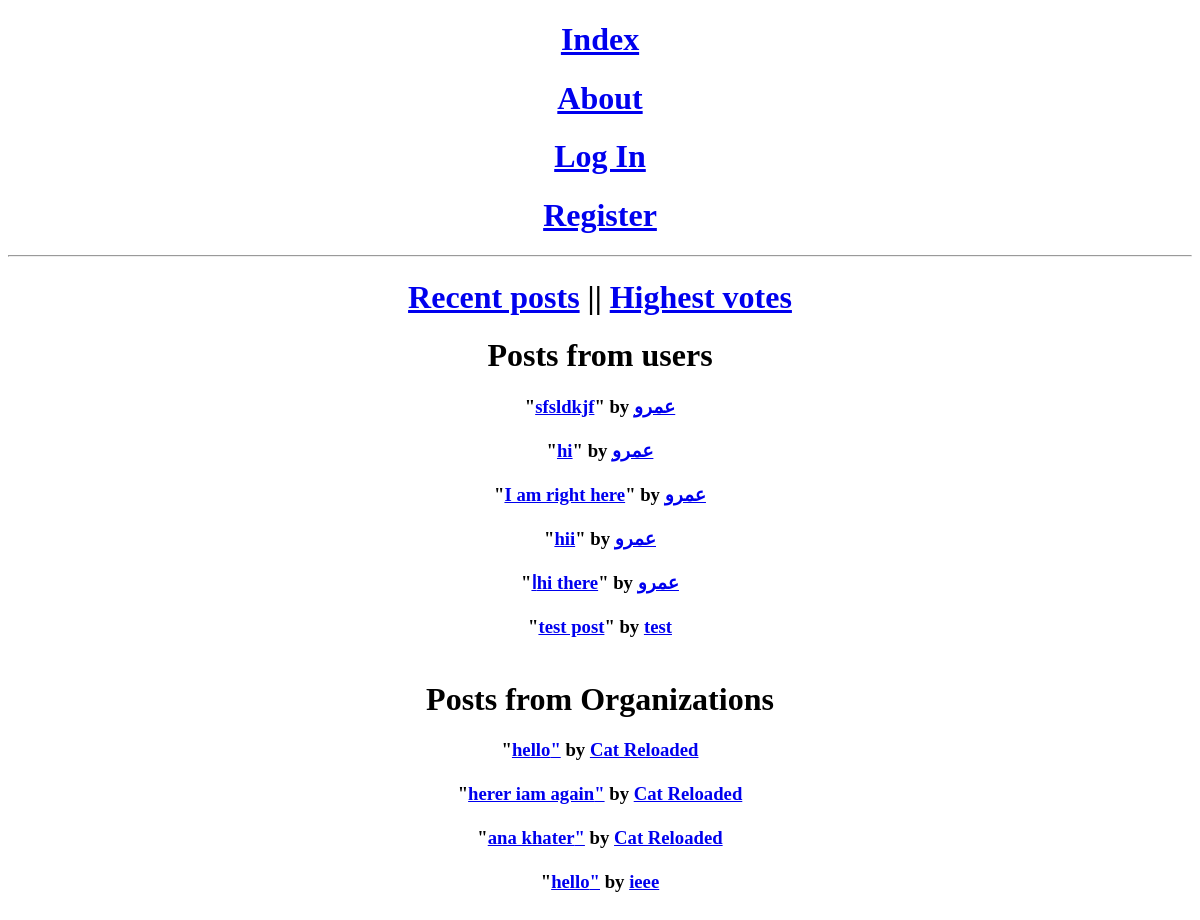
Before: / with the older database file.
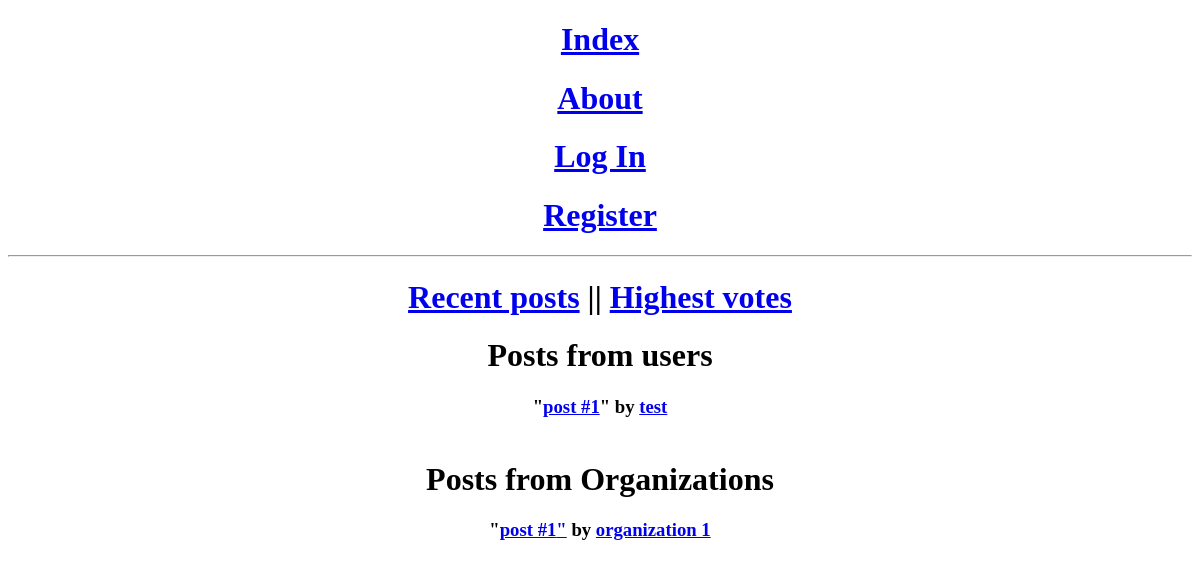
After: the same page with the newer database file.
### infrastructure/models.py (models this page shows, shortened)
class Post(models.Model):
	content = models.TextField()
	created_at = models.DateTimeField(auto_now_add=True)
	publisher_user = models.ForeignKey(Profile, related_name='user_post', on_delete=models.CASCADE, null = True,
		blank = True)
	publisher_org = models.ForeignKey(Organization, related_name='org_post', on_delete=models.CASCADE, null = True,
		blank = True)
	votes = models.IntegerField(default = 0)
	def __init__(self, *args, **kwargs):
		self.voters_list = []
		return super().__init__(*args, **kwargs)

class Profile(AbstractUser):
	bio = models.TextField()
	slug = models.SlugField(unique=True, blank=True)
	avatar_thumbnail = ProcessedImageField(upload_to='images/',
											default='/images/default.png',
                                           processors=[ResizeToFill(300, 300)],
                                           format='JPEG',
                                           options={'quality': 60})
	location = models.TextField()
	tags = models.ManyToManyField(Tag)
	contact_information = models.TextField()
	verified = models.BooleanField(default=False)
	objects = UserManager()

class Organization(models.Model):
	moderators = models.ManyToManyField(Profile)
	name = models.CharField(max_length=500, unique=True)
	slug = models.SlugField(max_length=500, unique=True, blank=True)
	bio = models.TextField()
	avatar_thumbnail = ProcessedImageField(upload_to='images/',
											default='/images/default2.png',
                                           processors=[ResizeToFill(100, 50)],
                                           format='JPEG',
                                           options={'quality': 60})
	location = models.TextField()
	tags = models.ManyToManyField(Tag)
	contact_information = models.TextField()
	verified = models.BooleanField(default=False)

### infrastructure/views.py (the view)
# urls.py: path('', views.results, name='index' ),
def results(request):
	ids = []
	slug = None
	if request.user.is_authenticated:
		slug = request.user.slug
		voted_users = Voters.objects.filter(voter = request.user)
		for vote in voted_users:
			ids.append(vote.post.id)
	user_posts = Post.objects.all().exclude(publisher_user__isnull = True)
	org_posts = Post.objects.all().exclude(publisher_org__isnull=True)
	return render(request, 'index.html', {'ids' : ids,'slug' : slug, 'user_posts': user_posts, 'org_posts': org_posts})

### infrastructure/templates/index.html (shortened to what this page needs)
{%extends 'base.html'%}
{%block content%}
<h1>
<a href="{%url 'infrastructure:order-by-time'%}">Recent posts</a> ||
<a href="{%url 'infrastructure:order-by-votes'%}">Highest votes</a>
</h1>
<h1>Posts from users</h1>
<h3>
	{%for post in user_posts%}
"<a href="{%url 'infrastructure:post-detail' id=post.id%}">{{post.content}}</a>"
	by
	<a href="{%url 'infrastructure:display-profile' slug=post.publisher_user.slug%}">{{post.publisher_user.slug}}</a>
	<br>
	<br>
{%endfor%}
</h3>
<h1>Posts from Organizations</h1>
<h3>
	{%for post in org_posts%}
	"<a href="{%url 'infrastructure:post-detail' id=post.id%}">{{post.content}}"</a>
		 by
		<a href="{%url 'infrastructure:org-detail' slug=post.publisher_org.slug%}">{{post.publisher_org.name}}</a>
		<br>
		<br>
	{%endfor%}
</h3>
{%endblock%}

### infrastructure/templates/base.html (shortened to what this page needs)
<!DOCTYPE html>
<html>
<head>
</head>
<body>
	<h1>
		<a href="{% url 'infrastructure:index'%}"> Index </a>
	</h1>
	<h1>
		<a href="{% url 'infrastructure:about'%}">About</a>
	</h1>
	{%if not request.user.is_authenticated %}
	<h1>
		<a href="{% url 'infrastructure:login' %}">Log In</a>
	</h1>
	<h1>
		<a href="{% url 'infrastructure:register' %}">Register</a>
	</h1>
	{%else%}
	<h1>
		<a href="{% url 'infrastructure:logout' %}">Log Out</a>
	</h1>
	{%endif%}
<hr>
{%block content%}
{%endblock%}
</html>

### infrastructure/templates/base.html (style rules this page uses)
body { text-align: center; vertical-align: middle; }

Changed rows visible on the page:
removed Post: content "sfsldkjf", publisher_user.slug "عمرو", shown under "Posts from users"
removed Post: content "hi", publisher_user.slug "عمرو", shown under "Posts from users"
removed Post: content "I am right here", publisher_user.slug "عمرو", shown under "Posts from users"
removed Post: content "hii", publisher_user.slug "عمرو", shown under "Posts from users"
removed Post: content "اhi there", publisher_user.slug "عمرو", shown under "Posts from users"
removed Post: content "test post", publisher_user.slug "test", shown under "Posts from users"
removed Post: content "hello", publisher_org.name "Cat Reloaded", shown under "Posts from Organizations"
removed Post: content "herer iam again", publisher_org.name "Cat Reloaded", shown under "Posts from Organizations"
removed Post: content "ana khater", publisher_org.name "Cat Reloaded", shown under "Posts from Organizations"
removed Post: content "hello", publisher_org.name "ieee", shown under "Posts from Organizations"
added Post: content "post #1", publisher_user.slug "test", shown under "Posts from users"
added Post: content "post #1", publisher_org.name "organization 1", shown under "Posts from Organizations"
